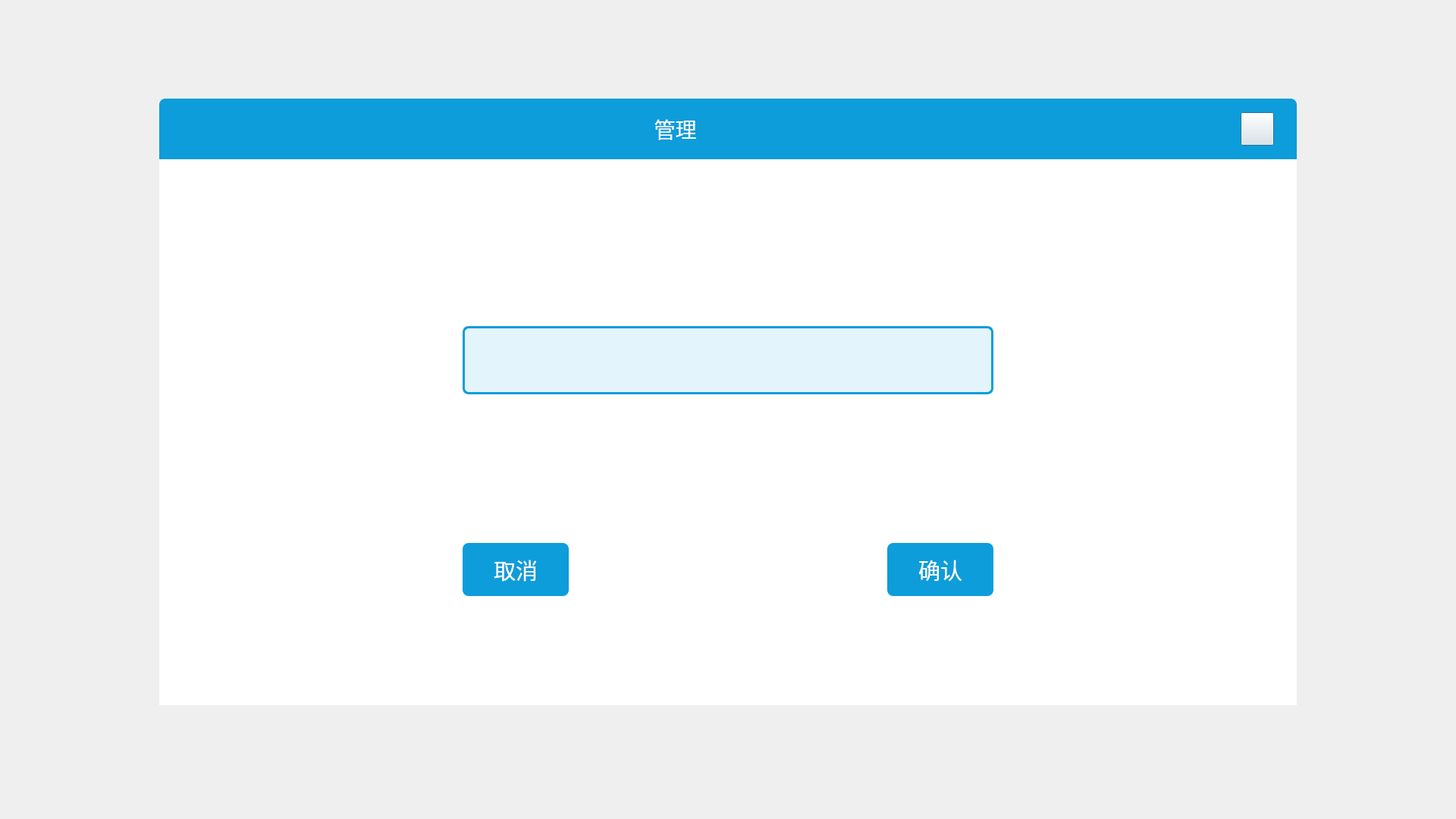
<?xml version="1.0" encoding="UTF-8"?>
<ui version="4.0">
 <class>CPasswordDialog</class>
 <widget class="QDialog" name="CPasswordDialog">
  <property name="geometry">
   <rect>
    <x>0</x>
    <y>0</y>
    <width>1920</width>
    <height>1080</height>
   </rect>
  </property>
  <property name="windowTitle">
   <string>Dialog</string>
  </property>
  <property name="styleSheet">
   <string notr="true">#widget{background: #FFFFFF;
border-radius: 8px;}</string>
  </property>
  <widget class="QLabel" name="tip_Label">
   <property name="geometry">
    <rect>
     <x>559</x>
     <y>430</y>
     <width>381</width>
     <height>36</height>
    </rect>
   </property>
   <property name="font">
    <font>
     <family>黑体</family>
     <pointsize>23</pointsize>
    </font>
   </property>
   <property name="styleSheet">
    <string notr="true">color:#666666;</string>
   </property>
   <property name="text">
    <string/>
   </property>
  </widget>
  <widget class="QGroupBox" name="groupBox_2">
   <property name="geometry">
    <rect>
     <x>210</x>
     <y>130</y>
     <width>1500</width>
     <height>800</height>
    </rect>
   </property>
   <property name="styleSheet">
    <string notr="true">#groupBox_2{background: #FFFFFF;border:none;border-top-left-radius: 8px;border-top-right-radius:8px}</string>
   </property>
   <property name="title">
    <string/>
   </property>
   <widget class="QGroupBox" name="groupBox">
    <property name="geometry">
     <rect>
      <x>0</x>
      <y>0</y>
      <width>1500</width>
      <height>80</height>
     </rect>
    </property>
    <property name="styleSheet">
     <string notr="true">#groupBox{background: #0D9DDB;border-top-left-radius: 8px;border-top-right-radius:8px}</string>
    </property>
    <property name="title">
     <string/>
    </property>
    <widget class="QLabel" name="label">
     <property name="geometry">
      <rect>
       <x>590</x>
       <y>20</y>
       <width>181</width>
       <height>40</height>
      </rect>
     </property>
     <property name="font">
      <font>
       <family>黑体</family>
       <pointsize>21</pointsize>
      </font>
     </property>
     <property name="styleSheet">
      <string notr="true">color:white;
</string>
     </property>
     <property name="text">
      <string>管理</string>
     </property>
     <property name="alignment">
      <set>Qt::AlignCenter</set>
     </property>
    </widget>
    <widget class="QPushButton" name="close_Btn">
     <property name="geometry">
      <rect>
       <x>1426</x>
       <y>18</y>
       <width>44</width>
       <height>44</height>
      </rect>
     </property>
     <property name="styleSheet">
      <string notr="true">border-image: url(:/new/prefix1/source/image/close.png);</string>
     </property>
     <property name="text">
      <string/>
     </property>
    </widget>
   </widget>
   <widget class="QLineEdit" name="lineEdit">
    <property name="geometry">
     <rect>
      <x>400</x>
      <y>300</y>
      <width>700</width>
      <height>90</height>
     </rect>
    </property>
    <property name="font">
     <font>
      <family>黑体</family>
      <pointsize>30</pointsize>
     </font>
    </property>
    <property name="styleSheet">
     <string notr="true">background: #E4F4FC;
border-radius: 8px;
border: 3px solid #0D9DDB;</string>
    </property>
   </widget>
   <widget class="QPushButton" name="cancel_Btn">
    <property name="geometry">
     <rect>
      <x>400</x>
      <y>586</y>
      <width>140</width>
      <height>70</height>
     </rect>
    </property>
    <property name="font">
     <font>
      <family>黑体</family>
      <pointsize>22</pointsize>
     </font>
    </property>
    <property name="styleSheet">
     <string notr="true">QPushButton{background: #0D9DDB;border-radius: 8px;color:white;}
QPushButton:hover{background: #1EAACF;border-radius: 8px;color:#333333;}</string>
    </property>
    <property name="text">
     <string>取消</string>
    </property>
   </widget>
   <widget class="QPushButton" name="confirm_Btn">
    <property name="geometry">
     <rect>
      <x>960</x>
      <y>586</y>
      <width>140</width>
      <height>70</height>
     </rect>
    </property>
    <property name="font">
     <font>
      <family>黑体</family>
      <pointsize>22</pointsize>
     </font>
    </property>
    <property name="styleSheet">
     <string notr="true">QPushButton{background: #0D9DDB;border-radius: 8px;color:white;}
QPushButton:hover{background: #1EAACF;border-radius: 8px;color:#333333;}</string>
    </property>
    <property name="text">
     <string>确认</string>
    </property>
   </widget>
  </widget>
  <zorder>groupBox_2</zorder>
  <zorder>tip_Label</zorder>
 </widget>
 <resources/>
 <connections/>
</ui>
